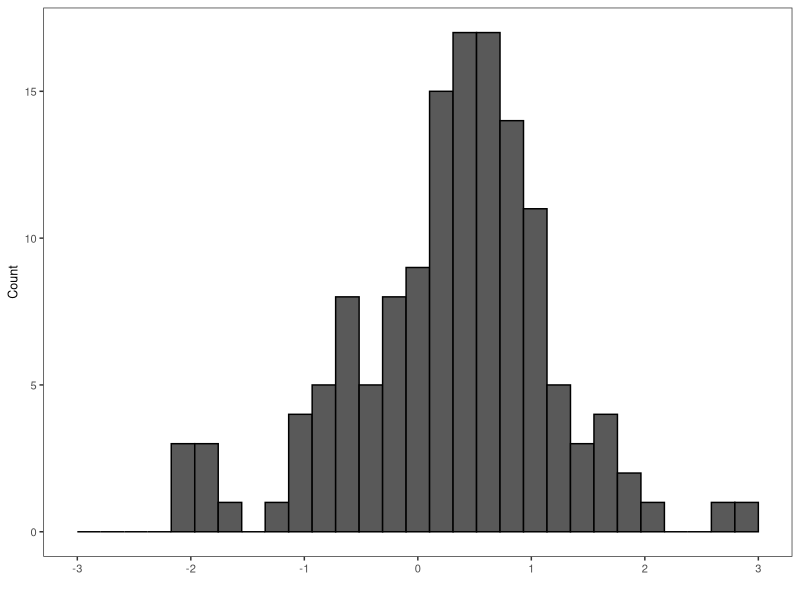
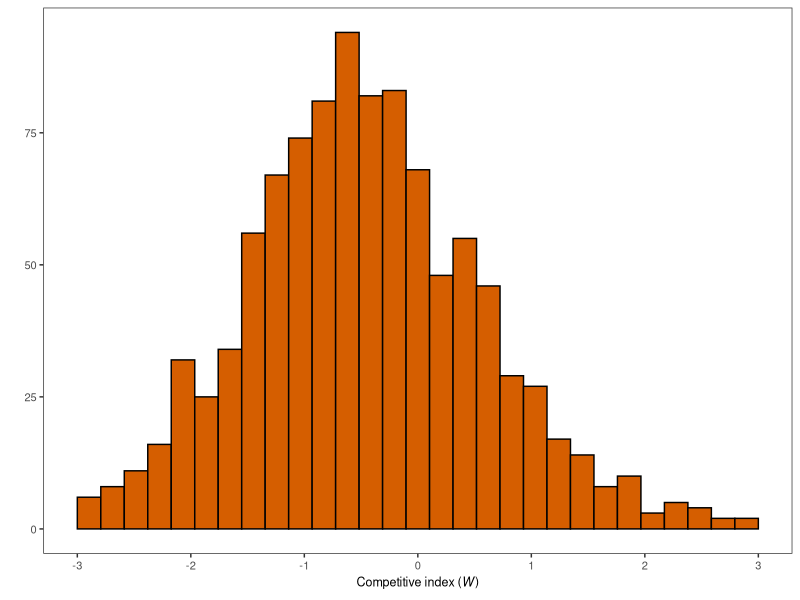
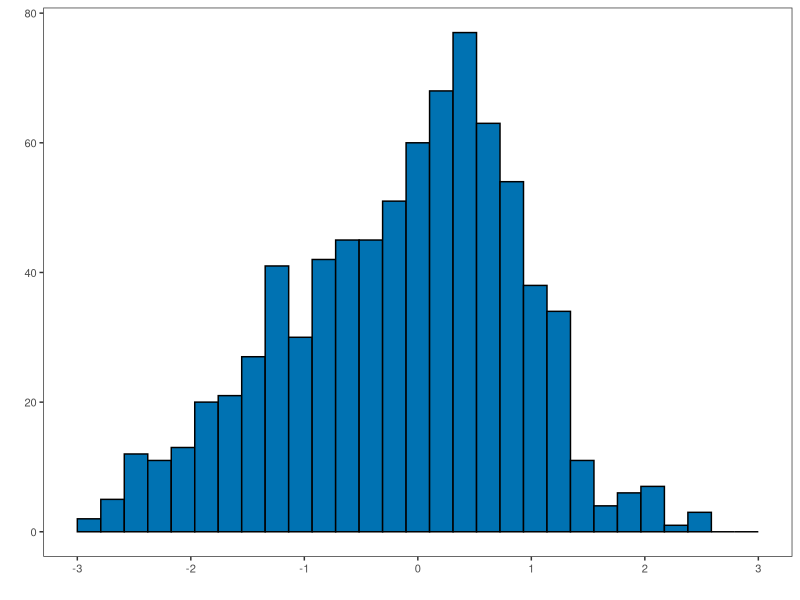
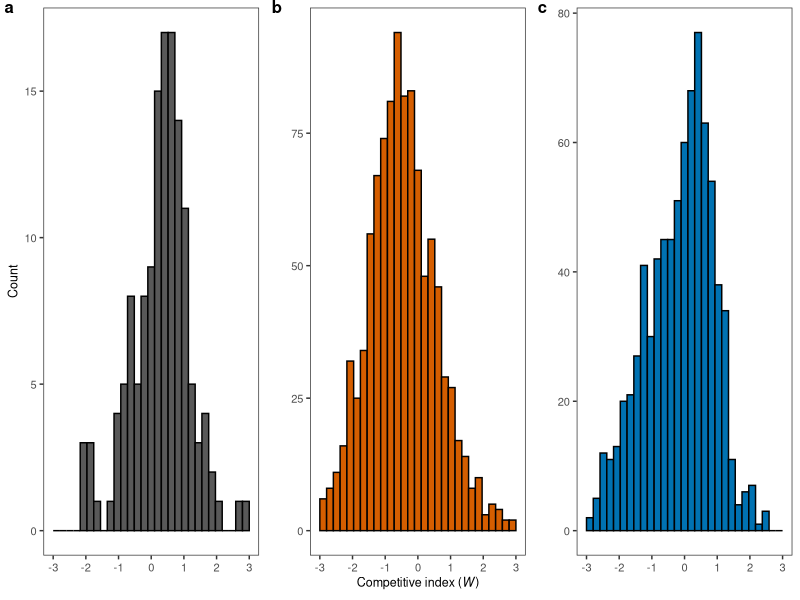

R code for these plots, in order: (Note: this script raises an error after producing the figures.)
library(tidyverse)

# Set working directory
setwd(glue::glue("{dirname(rstudioapi::getActiveDocumentContext()$path)}/.."))

# get the haplotype data
haplo <- data.table::fread("data/processed/mutatnt_haplotype_supfig5.csv")

# pull out the genotypes for the large effect locus on chr III
locus_pos <- haplo %>%
  dplyr::filter(hap.locus.id == 38) %>%
  dplyr::mutate(var_id = paste(chrom, pos, sep = "_")) %>%
  dplyr::pull(var_id)

# get imputed genotypes
geno <- data.table::fread("data/processed/03_DFE_prob_genotypes.csv")

geno_proc <- geno %>%
  dplyr::mutate(across(8:524, \(x) round(x, digits = 0))) %>% # weird new syntax, I hate it.
  dplyr::mutate(locus = paste(chrom, pos, sep = "_"), .before = full_var_id) %>%
  dplyr::filter(locus %in% locus_pos) %>%
  data.table::transpose(., keep.names = "name") %>%
  dplyr::slice(7:n()) %>%
  tidyr::unite(col = geno, V1:V13, sep = "")

neg.563 <- geno_proc %>%
  dplyr::filter(name == "MA563") %>%
  dplyr::pull(geno)

pos.530 <- geno_proc %>%
  dplyr::filter(name == "MA530") %>%
  dplyr::pull(geno)

# count number of diffs relative to each parental haplotype
geno_proc2 <- geno_proc %>%
  dplyr::rowwise() %>%
  dplyr::mutate(diff.from.563 = sum(unlist(strsplit(geno, "")) != unlist(strsplit(neg.563, ""))),
                diff.from.530 = sum(unlist(strsplit(geno, "")) != unlist(strsplit(pos.530, "")))) %>%
  dplyr::ungroup()

# get lines that match haplotypes
neg.lines <- geno_proc %>%
  dplyr::filter(!(name %in% c("MA530", "MA563")) & geno == neg.563) %>%
  dplyr::pull(name)

pos.lines <- geno_proc %>%
  dplyr::filter(!(name %in% c("MA530", "MA563")) & geno == pos.530) %>%
  dplyr::pull(name)

# get the full replicate phenotype data
pheno <- data.table::fread("data/processed/01_DFE_phenotypes.csv")

# subset the phneo data to the replicates we want to plot and plot
ancestor <- pheno %>%
  dplyr::filter(grepl(full_id, pattern = "N2_G0_ANC"))

supfig5a <- ggplot(ancestor) +
  aes(x = ln_ci) +
  geom_histogram(bins = 30, color = "black") + 
  theme_bw() +
  labs(y = "Count",
       x = "") + #expression(paste('Competitive index (',italic('W'),')'))
  scale_x_continuous(limits = c(-3, 3), breaks = seq(-3, 3, by = 1)) +
  theme(panel.grid = element_blank(),
        axis.title = element_text(size = 9),
        axis.text = element_text(size = 8))
supfig5a

# Do the neg.haplotype group
neg.pheno <- pheno %>%
  dplyr::filter(full_id %in% neg.lines)

supfig5b <- ggplot(neg.pheno) +
  aes(x = ln_ci) +
  geom_histogram(bins = 30, fill = "#D55E00", color = "black") +
  theme_bw() +
  labs(y = "",
       x = expression(paste('Competitive index (',italic('W'),')'))) +
  scale_x_continuous(limits = c(-3, 3), breaks = seq(-3, 3, by = 1)) +
  theme(panel.grid = element_blank(),
        axis.title = element_text(size = 9),
        axis.text = element_text(size = 8))
supfig5b

# Now do positive 530
pos.pheno <- pheno %>%
  dplyr::filter(full_id %in% pos.lines)

supfig5c <- ggplot(pos.pheno) +
  aes(x = ln_ci) +
  geom_histogram(bins = 30, fill = "#0072B2", color = "black") +
  theme_bw() +
  labs(y = "",
       x = "") + #expression(paste('Competitive index (',italic('W'),')'))
  scale_x_continuous(limits = c(-3, 3), breaks = seq(-3, 3, by = 1)) +
  theme(panel.grid = element_blank(),
        axis.title = element_text(size = 9),
        axis.text = element_text(size = 8))
supfig5c

# Put them together
supfig5 <- cowplot::plot_grid(supfig5a, supfig5b, supfig5c, labels = c("a", "b", "c"), 
                              label_size = 12, vjust = 1, ncol = 3, align = "vh", axis = "tblr")
supfig5

cowplot::ggsave2(supfig5, filename = "figures/supplemental_figure5.png", width = 6.25, height = 2.25)
cowplot::ggsave2(supfig5, filename = "figures/supplemental_figure5.pdf", width = 6.25, height = 2.25)
